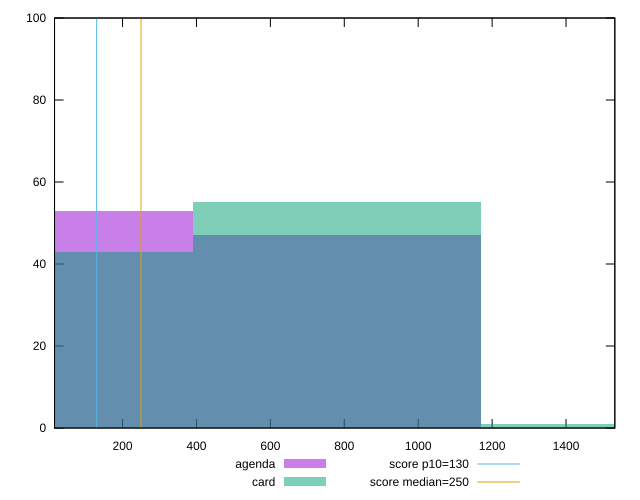

Recreate this plot in gnuplot.
reset

$agenda <<EOF
779.0695403710458 47
0 53
EOF

$card <<EOF
779.0695403710458 55
0 43
1558.1390807420917 1
EOF

set key outside below
set boxwidth 779.0695403710458
set xrange [16:1532.0000000000018]
set yrange [0:100]
set trange [0:100]
set style fill transparent solid 0.5 noborder

set parametric
set terminal svg size 640, 500 enhanced background rgb 'white'
set output "reports/report_00027_2021-02-24T12-40-31.850Z/max-potential-fid/comparison/histogram/1_vs_2.svg"

plot $agenda title "agenda" with boxes, \
     $card title "card" with boxes, \
     130,t title "score p10=130", \
     250,t title "score median=250"

reset
